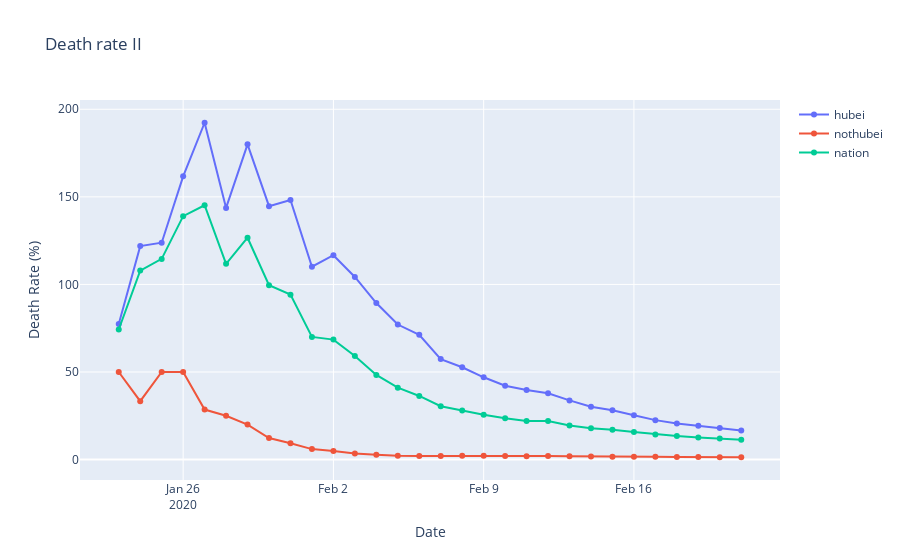

Here is the notebook cell this chart was saved with:
### Code cell
fig = go.Figure()
fig.add_trace(
    go.Scatter(x=result_n.date,
               y=result_n.deadCount_hubei / result_n.curedCount_hubei * 100,
               mode='lines+markers',
               name='hubei'))
fig.add_trace(
    go.Scatter(x=result_n.date,
               y=result_n.deadCount_nothubei / result_n.curedCount_nothubei *
               100,
               mode='lines+markers',
               name='nothubei'))
fig.add_trace(
    go.Scatter(x=result_n.date,
               y=result_n.deadCount_nation / result_n.curedCount_nation * 100,
               mode='lines+markers',
               name='nation'))
fig.update_layout(title="Death rate II",
                  xaxis_title="Date",
                  yaxis_title="Death Rate (%)")
fig.show()
